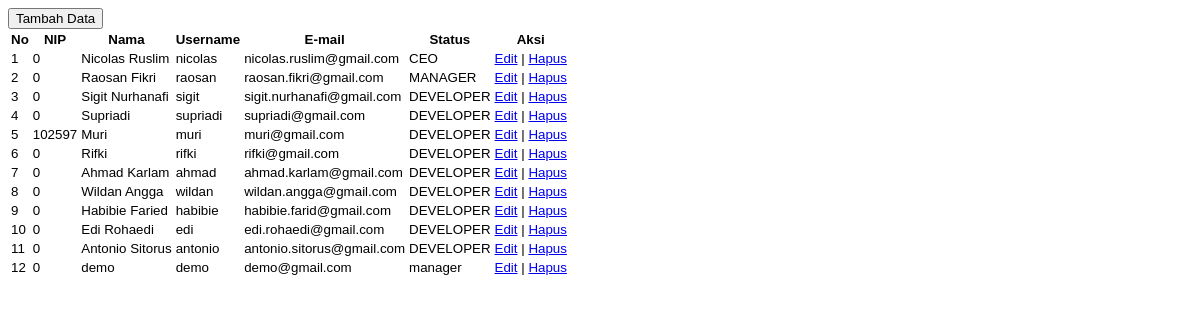
The app's page /admin/datauser.php with its own data.
### tables this page shows
CREATE TABLE IF NOT EXISTS `user` (
`id_user` int(11) NOT NULL,
  `nip` varchar(20) NOT NULL,
  `nama` varchar(100) NOT NULL,
  `username` char(30) NOT NULL,
  `password` varchar(45) NOT NULL,
  `email` varchar(30) NOT NULL,
  `status` varchar(20) NOT NULL
);

### admin/datauser.php (the view, shortened to what this page needs)
<!DOCTYPE html>
<html lang="en">
	<head>
		<link rel="stylesheet" type="text/css" href="../assets/css/style.css">
	</head>
	<body>
		<button type="button" class="btn btn-md btn-info" data-toggle="modal" data-target="#myModal">
			<span class="glyphicon glyphicon-plus"></span> Tambah Data
		</button>
		<div class="table-responsive" id="table-user">
			<table class="table datatable-simple">
                <thead>
                <tr>
                    <th>No</th>
                    <th>NIP</th>
                    <th>Nama</th>
                    <th>Username</th>
                    <th>E-mail</th>
                    <th>Status</th>
                    <th>Aksi</th>
                </tr>
                </thead>
                <tbody>
				<?php
					$sql = mysql_query("SELECT * FROM user");
					$no = 1;
					while ($data = mysql_fetch_assoc($sql))
					{
				?>
					<tr>
						<td><?php echo $no;?></td>
						<td><?php echo $data['nip']; ?></td>
						<td><?php echo $data['nama']; ?></td>
						<td><?php echo $data['username']; ?></td>
						<td><?php echo $data['email']; ?></td>
						<td><?php echo $data['status']; ?></td>
						<td>
							<a href="#edit-user" data-toggle="modal" onclick="javascript:edituser(<?php echo "'".$data['nip']."', '".$data['nama']."',".$data['id_user'].", '".$data['username']."','".$data['password']."', '".$data['email']."', '".$data['status']."'"; ?>)">Edit</a>
							|
							<a href="deleteuser.php?id_user=<?php echo $data['id_user']; ?>" onclick="return confirm('Apakah Anda yakin?')">Hapus</a>
						</td>
					</tr>
				<?php
					$no++;
					}
				?>
                </tbody>
			</table>
		</div>
	</body>
</html>

### assets/css/style.css (style rules this page uses)
body { padding-bottom: 40px; background-size: cover; background-repeat: no-repeat; background-image: url("../img/tehnologijabg.jpg"); }
tr > th { font-family: "Adobe Garamond Pro Bold", helvetica, sans-serif; font-size: 10pt; font-weight: bold; background-color: transparent; }
tr > td { font-size: 10pt; font-family: "Calibri", helvetica, sans-serif; }

### records on screen
user: nip "0", nama "Nicolas Ruslim", username "nicolas", email "nicolas.ruslim@gmail.com", status "CEO"
user: nip "0", nama "Raosan Fikri", username "raosan", email "raosan.fikri@gmail.com", status "MANAGER"
user: nip "0", nama "Sigit Nurhanafi", username "sigit", email "sigit.nurhanafi@gmail.com", status "DEVELOPER"
user: nip "0", nama "Supriadi", username "supriadi", email "supriadi@gmail.com", status "DEVELOPER"
user: nip "102597", nama "Muri", username "muri", email "muri@gmail.com", status "DEVELOPER"
user: nip "0", nama "Rifki", username "rifki", email "rifki@gmail.com", status "DEVELOPER"
user: nip "0", nama "Ahmad Karlam", username "ahmad", email "ahmad.karlam@gmail.com", status "DEVELOPER"
user: nip "0", nama "Wildan Angga", username "wildan", email "wildan.angga@gmail.com", status "DEVELOPER"
user: nip "0", nama "Habibie Faried", username "habibie", email "habibie.farid@gmail.com", status "DEVELOPER"
user: nip "0", nama "Edi Rohaedi", username "edi", email "edi.rohaedi@gmail.com", status "DEVELOPER"
user: nip "0", nama "Antonio Sitorus", username "antonio", email "antonio.sitorus@gmail.com", status "DEVELOPER"
user: nip "0", nama "demo", username "demo", email "demo@gmail.com", status "manager"
